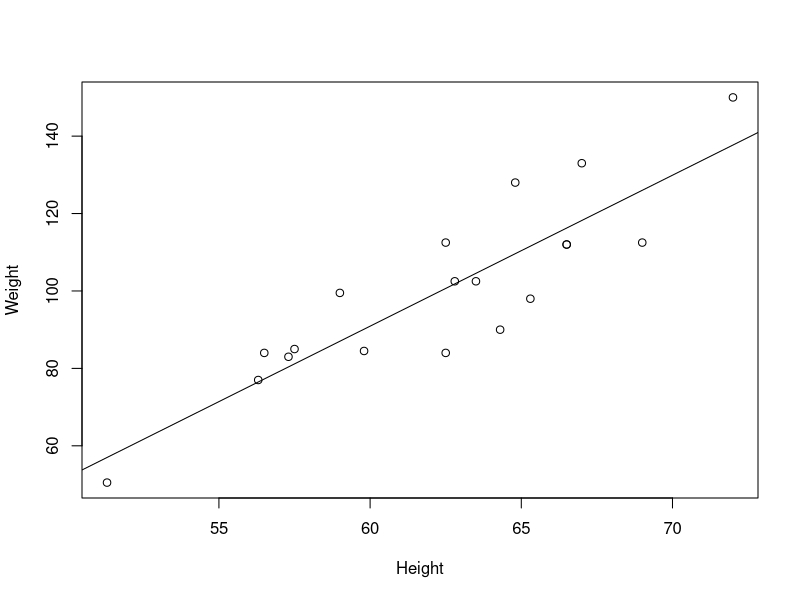

This figure's R source:
# Example 3.14 on Page 180 on PDF version
rt<-read.table("../ch2/exam0203.txt", head=TRUE);
lm.sol<-lm(Weight~Height, data=rt)
attach(rt)
plot(Weight~Height);
abline(lm.sol) #绘出线性模型的线性方程
